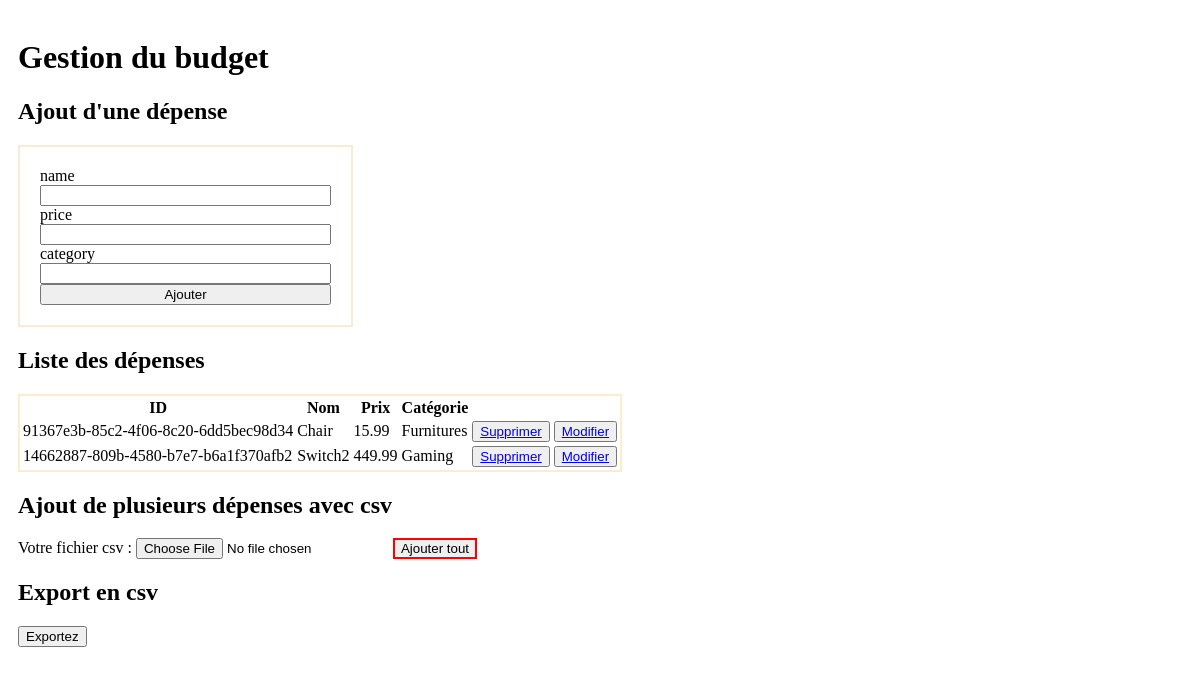
Before: / with the older database file.
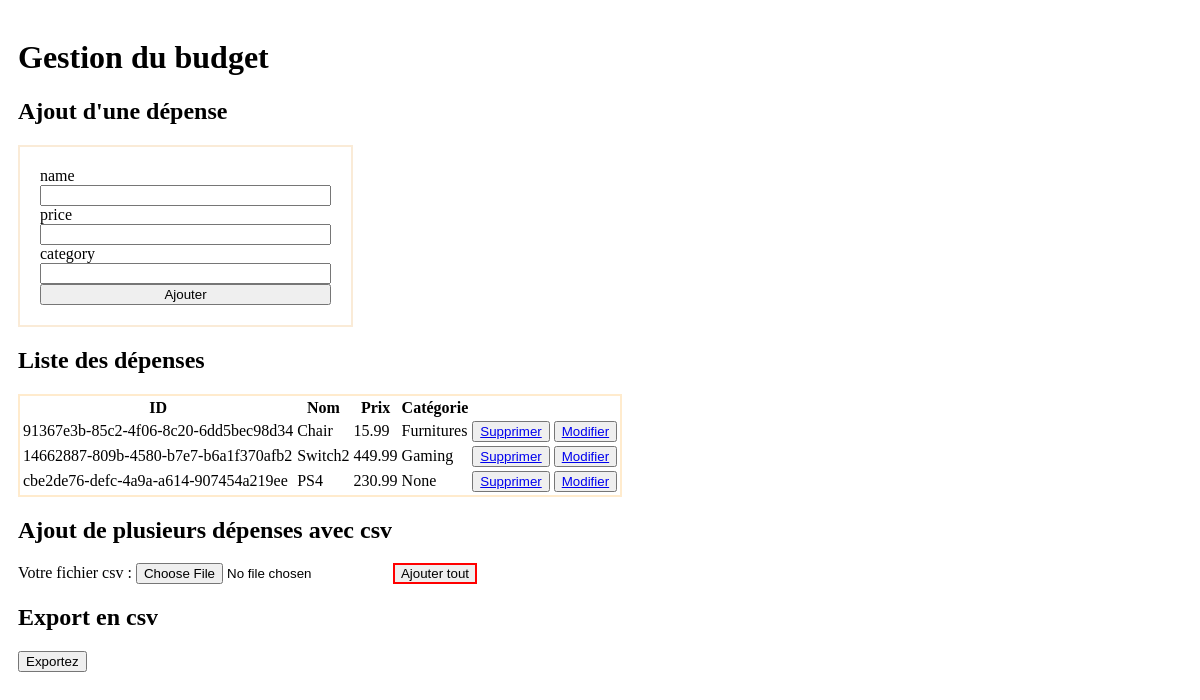
After: the same page with the newer database file.
### tables this page shows
CREATE TABLE budget (
	id CHAR(32) NOT NULL, 
	name VARCHAR NOT NULL, 
	amount FLOAT NOT NULL, 
	category VARCHAR, 
	PRIMARY KEY (id), 
	UNIQUE (name)
);

### archilog/views/web.py (the view)
@web_ui.route("/")
@auth.login_required
def show():
    return render_template("web_ui.html", list=get_all_entries(), addform=AddForm())

### archilog/views/web.py
class AddForm(FlaskForm):
    name = StringField("name", validators=[DataRequired()])
    price = FloatField("price", validators=[DataRequired()])
    category = StringField("category", validators=[])

### archilog/models.py (called while the page is built)
def get_engine():
    global engine
    if engine is None:
        engine = create_engine(config.DATABASE_URL, echo=config.DEBUG)
    return engine

def get_all_entries() -> list[Entry]:
    stmt = select(budget_table)
    with get_engine().begin() as conn:
        result = conn.execute(stmt)
        if result:
            return [Entry.from_db(*r) for r in result]
        else:
            raise Exception("No entry in the database")

    @classmethod
    def from_db(cls, id: str, name: str, amount: float, category: str | None):
        return cls(
            id,
            name,
            amount,
            category,
        )

### archilog/views/templates/web_ui.html (shortened to what this page needs)
<!DOCTYPE html>
<html lang="fr">
<head>
</head>
<body style="padding: 10px">
<h1>Gestion du budget</h1>
<h2>Ajout d'une dépense</h2>
<form style="border: antiquewhite 2px solid; padding:20px; display: flex; flex-direction: column; width: 25%;" action="/add" method="post">
    {{addform.name.label}} {{addform.name(size=20)}}
    {{addform.price.label}} {{addform.price()}}
    {{addform.category.label}} {{addform.category()}}
    <input type="submit" value="Ajouter">
</form>
<h2>Liste des dépenses</h2>
<table style="border: blanchedalmond 2px solid">
    <tr>
    <th>ID</th><th>Nom</th><th>Prix</th><th>Catégorie</th><th></th><th></th>
    </tr>
    {% for ligne in list %}
        <tr>
            <td>{{ligne.id}}</td>
            <td>{{ligne.name}}</td>
            <td>{{ligne.amount}}</td>
            <td>{{ligne.category}}</td>
            <td><button>
                <a href="/delete/{{ligne.id}}">
                Supprimer
                </a>
            </button>
            <td>
            <button><a href="/update_page/{{ligne.id}}">Modifier</a></button>
            </td>
        </tr>
    {% endfor %}
</table>
<h2>Ajout de plusieurs dépenses avec csv</h2>
<form action="/importcsv" method="post" enctype="multipart/form-data">
    <label for="csv-file-import">Votre fichier csv : </label>
    <input type="file" name="csv-file" id="csv-file-import" accept=".csv" required>
    <input style="border: red 2px solid" type="submit" value="Ajouter tout">
</form>
<h2>Export en csv</h2>
<form action="/exportcsv" method="post">
    <input type="submit" id="export" name="export" value="Exportez">
</form>
</body>
</html>

Changed rows visible on the page:
added budget: id "cbe2de76-defc-4a9a-a614-907454a219ee", name "PS4", amount "230.99", category "None"
